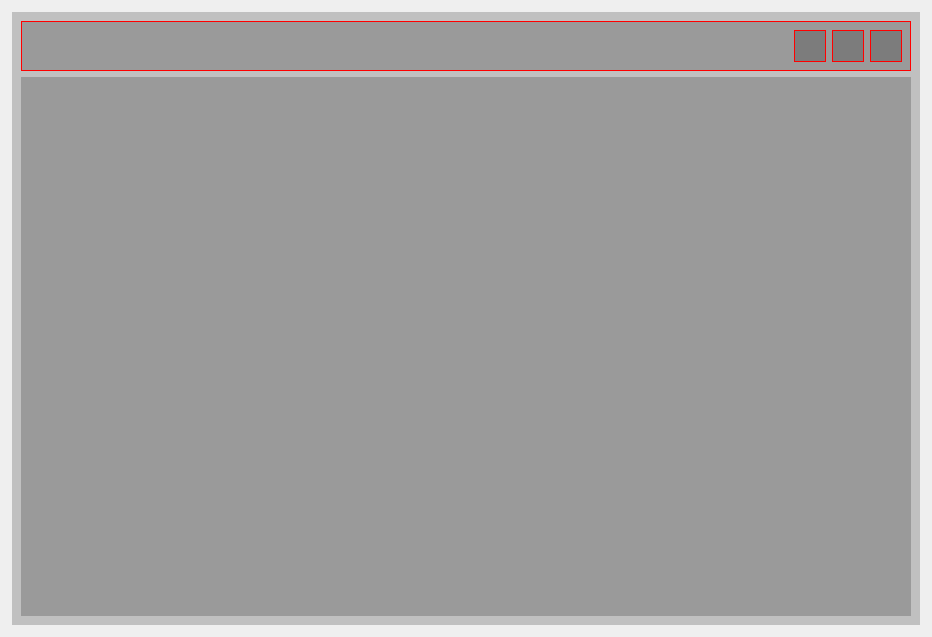
<?xml version="1.0" encoding="UTF-8"?>
<ui version="4.0">
 <class>Form</class>
 <widget class="QWidget" name="Form">
  <property name="geometry">
   <rect>
    <x>0</x>
    <y>0</y>
    <width>932</width>
    <height>637</height>
   </rect>
  </property>
  <property name="windowTitle">
   <string>Form</string>
  </property>
  <layout class="QVBoxLayout" name="verticalLayout">
   <property name="spacing">
    <number>0</number>
   </property>
   <property name="leftMargin">
    <number>12</number>
   </property>
   <property name="topMargin">
    <number>12</number>
   </property>
   <property name="rightMargin">
    <number>12</number>
   </property>
   <property name="bottomMargin">
    <number>12</number>
   </property>
   <item>
    <widget class="QWidget" name="widget" native="true">
     <property name="styleSheet">
      <string notr="true">background-color: rgba(0, 0, 0, 50);</string>
     </property>
     <layout class="QVBoxLayout" name="verticalLayout_2">
      <item>
       <widget class="QWidget" name="widget_2" native="true">
        <property name="minimumSize">
         <size>
          <width>0</width>
          <height>50</height>
         </size>
        </property>
        <property name="maximumSize">
         <size>
          <width>16777215</width>
          <height>50</height>
         </size>
        </property>
        <property name="styleSheet">
         <string notr="true">border:1px solid red;</string>
        </property>
        <layout class="QHBoxLayout" name="horizontalLayout">
         <item>
          <spacer name="horizontalSpacer">
           <property name="orientation">
            <enum>Qt::Horizontal</enum>
           </property>
           <property name="sizeHint" stdset="0">
            <size>
             <width>755</width>
             <height>20</height>
            </size>
           </property>
          </spacer>
         </item>
         <item>
          <widget class="QPushButton" name="pushButton">
           <property name="minimumSize">
            <size>
             <width>32</width>
             <height>32</height>
            </size>
           </property>
           <property name="maximumSize">
            <size>
             <width>32</width>
             <height>32</height>
            </size>
           </property>
           <property name="text">
            <string/>
           </property>
          </widget>
         </item>
         <item>
          <widget class="QPushButton" name="pushButton_2">
           <property name="minimumSize">
            <size>
             <width>32</width>
             <height>32</height>
            </size>
           </property>
           <property name="maximumSize">
            <size>
             <width>32</width>
             <height>32</height>
            </size>
           </property>
           <property name="text">
            <string/>
           </property>
          </widget>
         </item>
         <item>
          <widget class="QPushButton" name="pushButton_3">
           <property name="minimumSize">
            <size>
             <width>32</width>
             <height>32</height>
            </size>
           </property>
           <property name="maximumSize">
            <size>
             <width>32</width>
             <height>32</height>
            </size>
           </property>
           <property name="text">
            <string/>
           </property>
          </widget>
         </item>
        </layout>
       </widget>
      </item>
      <item>
       <widget class="QWidget" name="widget_3" native="true"/>
      </item>
     </layout>
    </widget>
   </item>
  </layout>
  <widget class="QWidget" name="background" native="true">
   <property name="geometry">
    <rect>
     <x>0</x>
     <y>0</y>
     <width>100</width>
     <height>30</height>
    </rect>
   </property>
   <property name="styleSheet">
    <string notr="true">QWidget{border-width: 24px; border-image: url(:resource/shadow.png) 24 24 24 24 stretch stretch;}</string>
   </property>
  </widget>
 </widget>
 <resources/>
 <connections/>
</ui>
